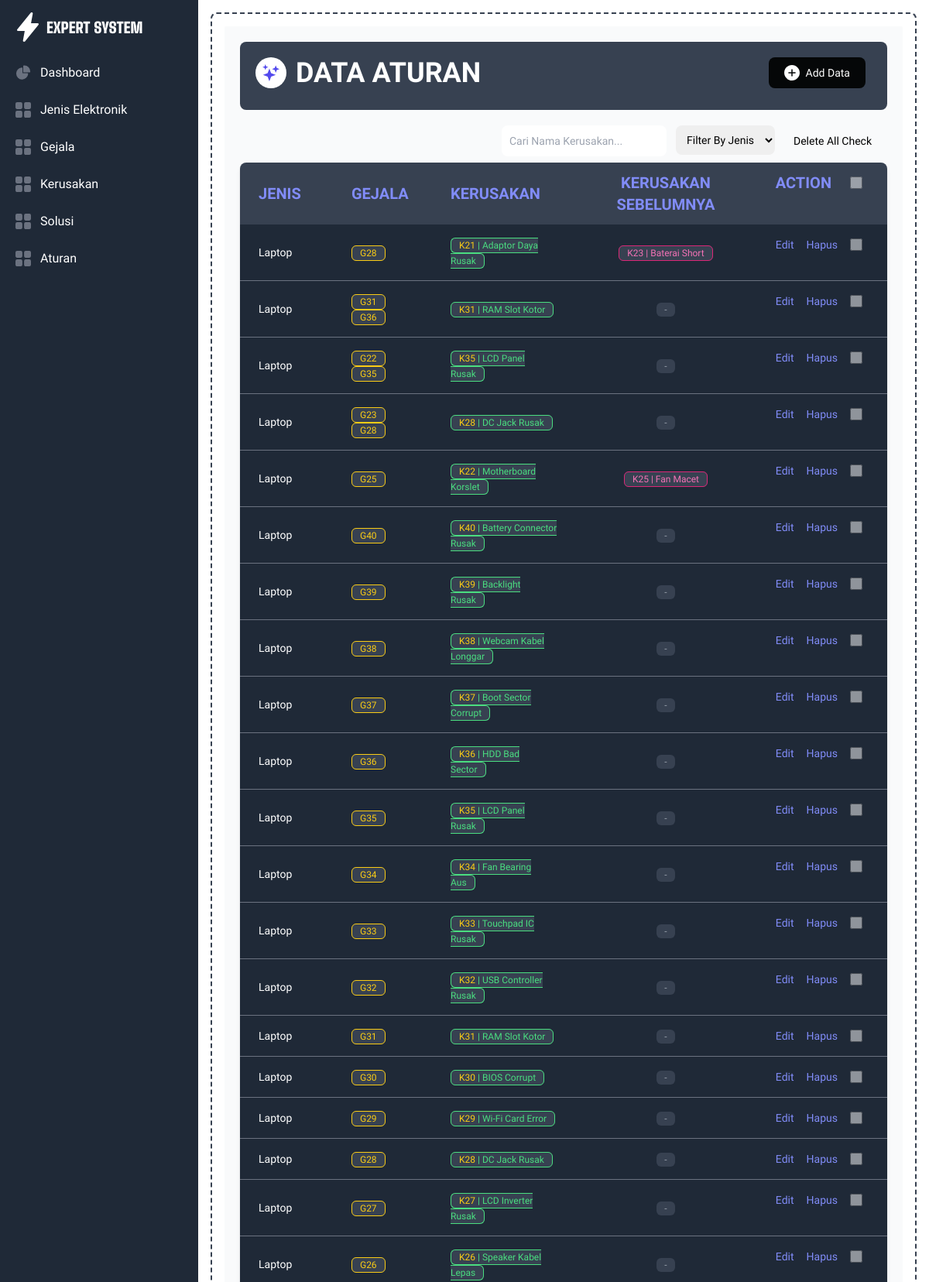
The page /dashboard/aturan/ (signed in, upper part) on the database its author committed.
### expert_system_app/models.py (models this page shows, shortened)
class Aturan(models.Model):
    jenis_elektronik = models.ForeignKey(JenisElektronik, on_delete=models.CASCADE)
    gejala = models.ManyToManyField(Gejala, blank=True)
    kerusakan_sebelumnya = models.ManyToManyField('Kerusakan', blank=True, related_name='aturan_dari_kerusakan')
    kerusakan = models.ForeignKey(Kerusakan, on_delete=models.CASCADE, related_name='aturan_menuju_kerusakan')

class JenisElektronik(models.Model):
    nama = models.CharField(max_length=255)
    def __str__(self):
        return self.nama

class Gejala(models.Model):
    jenis_elektronik = models.ForeignKey(JenisElektronik, on_delete=models.CASCADE)
    kodeGjl = models.CharField(max_length=10, unique=True)
    nama = models.CharField(max_length=255)
    deskripsi = models.TextField()

class Kerusakan(models.Model):
    jenis_elektronik = models.ForeignKey(JenisElektronik, on_delete=models.CASCADE)
    kodeRsk = models.CharField(max_length=10, unique=True)
    nama_kerusakan = models.CharField(max_length=255)
    deskripsi = models.TextField()
    def __str__(self):
        return f"{self.nama_kerusakan}"

### expert_system_app/views.py (the view)
# urls.py: path('dashboard/aturan/', views.dsb_aturan, name='aturan'),
@login_required()
def dsb_aturan(request):
    data = Aturan.objects.all().order_by('-id')
    jenis_elektronik_list = JenisElektronik.objects.all()
    gejala = Gejala.objects.all()
    keruskan = Kerusakan.objects.all()
    context = {
            'aturan': data,
            "jenis_elektronik": jenis_elektronik_list,
            "gejalas": gejala,
            "kerusakans": keruskan
    }
    return render(request, 'dsb_aturan.html', context)

### templates/dsb_aturan.html (shortened to what this page needs)
{%extends 'base.html'%}
{% load static %}
{% block content %}
<div class="flex flex-col rounded-sm text-white bg-gray-50 p-5">
   <div class="bg-gray-700 mb-5 p-5 flex justify-between align-middle rounded-lg">
      <div class="flex gap-3 text-left ">
         <h3 class="text-4xl font-semibold">DATA ATURAN</h3>
      </div>
      <div class="flex">
         <button type="button" onclick="toggleModal(true)"
            class="text-white bg-[#050708] focus:ring-4 focus:outline-none focus:ring-[#050708]/50 font-medium rounded-lg text-sm px-5 py-2.5 text-center items-center hover:bg-indigo-500 focus:ring-gray-600 me-2 mb-2 flex gap-2">
            <svg width="20" height="20" viewBox="0 0 416 416" fill="none" xmlns="http://www.w3.org/2000/svg">
               <path
                  d="M208 0C93.31 0 0 93.31 0 208C0 322.69 93.31 416 208 416C322.69 416 416 322.69 416 208C416 93.31 322.69 0 208 0ZM304 224H224V304H192V224H112V192H192V112H224V192H304V224Z"
                  fill="white" />
            </svg>
            Add Data
         </button>
      </div>
   </div>
   <div class="flex flex-row-reverse gap-3 align-bottom">
      <button type="button" id="delete_checkbok"
         class="text-black focus:ring-4 focus:outline-none focus:ring-[#050708]/50 font-medium rounded-lg text-sm px-3 py-2.5 text-center items-center hover:text-red-600 focus:ring-gray-600 me-2 mb-2 flex gap-1">
         Delete All Check
      </button>
      <form>
         <select id="filterJenis" class="text-sm rounded-lg block w-full p-2.5 text-black">
            <option value="">Filter By Jenis</option>
         </select>
      </form>
      <form>
         <input type="text" id="filterGejala" class="text-sm rounded-lg block w-full p-2.5 text-black"
            placeholder="Cari Nama Kerusakan...">
      </form>
   </div>
   <div class="relative overflow-x-auto shadow-md sm:rounded-lg">
      <table class="w-full text-sm text-left rtl:text-right text-gray-300">
         <thead class="text-xl uppercase bg-gray-700 text-indigo-400">
            <tr>
               <th scope="col" class="px-6 py-3">JENIS</th>
               <th scope="col" class="px-6 py-3">GEJALA</th>
               <th scope="col" class="px-6 py-3">KERUSAKAN</th>
               <th scope="col" class="px-6 py-3 text-center">KERUSAKAN SEBELUMNYA</th>
               <th scope="col" class="text-center px-6 py-3 flex justify-center items-center gap-6">
                  <p>Action</p>
                  <input id="checkAll" type="checkbox" class="w-4 h-4 text-blue-600 opacity-50 focus:opacity-100 rounded-sm focus:ring-blue-600 ring-offset-gray-800 focus:ring-2 bg-gray-700 border-gray-600">
               </th>
            </tr>
         </thead>
         <tbody id="aturanTableBody">
            {% for data in aturan %}
            <tr class="border-b bg-gray-800 border-gray-500 hover:bg-gray-600">
               <td class="px-6 py-4 font-medium whitespace-nowrap text-white">{{ data.jenis_elektronik }}</td>
               <td class="px-6 py-4">
                  {% for g in data.gejala.all %}
                  <span class="text-xs font-medium px-2.5 py-0.5 rounded-md bg-gray-700 text-yellow-400 border border-yellow-400">{{ g.kodeGjl }}</span>
                  {% endfor %}
               </td>
               <td class="px-6 py-4">
                  <span class="text-xs font-medium me-2 px-2.5 py-0.5 rounded-md bg-gray-700 text-green-400 border border-green-400">
                     <span class="text-yellow-400">{{ data.kerusakan.kodeRsk }}</span> | {{ data.kerusakan }}
                  </span>
               </td>
               <td class="px-6 py-4 text-center">
                  {% for k in data.kerusakan_sebelumnya.all %}
                  <span class="text-xs font-medium px-2.5 py-0.5 rounded-md bg-gray-700 text-pink-400 border border-pink-600">
                     {{k.kodeRsk }} | {{k.nama_kerusakan }}
                  </span>
                  {% empty %}
                  <span class="text-xs font-medium px-2.5 py-0.5 rounded-md bg-gray-700 text-gray-400">-</span>
                  {% endfor %}
               </td>
               <td class="text-center px-8 py-4 flex gap-4 items-center justify-center">
                  <a href="#" onclick="editGejala('{{ data.id }}', '{{ data.jenis_elektronik.id }}', '{{ data.kodeRsk }}', '{{ data.kerusakan }}', '{{ data.deskripsi }}')" class="text-indigo-400 hover:text-yellow-400">Edit</a>
                  <a href="#" onclick="hapusGejala('{{ data.id }}')" class="text-indigo-400 hover:text-red-400">Hapus</a>
                  <input type="checkbox" value="{{ data.id }}" class="rowCheckbox w-4 h-4 text-blue-600 opacity-50 focus:opacity-100 rounded-sm focus:ring-blue-600 ring-offset-gray-800 focus:ring-2 bg-gray-700 border-gray-600">
               </td>
            </tr>
            {% endfor %}
         </tbody>
      </table>
   </div>
</div>
</div>
{% endblock content %}

### rows shown on the page
Aturan: jenis_elektronik "Laptop", kerusakan.kodeRsk "K21", kerusakan "Adaptor Daya Rusak"
Gejala: kodeGjl "G28"
Kerusakan: kodeRsk "K23", nama_kerusakan "Baterai Short"
Aturan: jenis_elektronik "Laptop", kerusakan.kodeRsk "K31", kerusakan "RAM Slot Kotor"
Gejala: kodeGjl "G31"
Gejala: kodeGjl "G36"
Aturan: jenis_elektronik "Laptop", kerusakan.kodeRsk "K35", kerusakan "LCD Panel Rusak"
Gejala: kodeGjl "G22"
Gejala: kodeGjl "G35"
Aturan: jenis_elektronik "Laptop", kerusakan.kodeRsk "K28", kerusakan "DC Jack Rusak"
Gejala: kodeGjl "G23"
Aturan: jenis_elektronik "Laptop", kerusakan.kodeRsk "K22", kerusakan "Motherboard Korslet"
Gejala: kodeGjl "G25"
Kerusakan: kodeRsk "K25", nama_kerusakan "Fan Macet"
Aturan: jenis_elektronik "Laptop", kerusakan.kodeRsk "K40", kerusakan "Battery Connector Rusak"
Gejala: kodeGjl "G40"
Aturan: jenis_elektronik "Laptop", kerusakan.kodeRsk "K39", kerusakan "Backlight Rusak"
Gejala: kodeGjl "G39"
Aturan: jenis_elektronik "Laptop", kerusakan.kodeRsk "K38", kerusakan "Webcam Kabel Longgar"
Gejala: kodeGjl "G38"
Aturan: jenis_elektronik "Laptop", kerusakan.kodeRsk "K37", kerusakan "Boot Sector Corrupt"
Gejala: kodeGjl "G37"
Aturan: jenis_elektronik "Laptop", kerusakan.kodeRsk "K36", kerusakan "HDD Bad Sector"
Aturan: jenis_elektronik "Laptop", kerusakan.kodeRsk "K35", kerusakan "LCD Panel Rusak"
Aturan: jenis_elektronik "Laptop", kerusakan.kodeRsk "K34", kerusakan "Fan Bearing Aus"
Gejala: kodeGjl "G34"
Aturan: jenis_elektronik "Laptop", kerusakan.kodeRsk "K33", kerusakan "Touchpad IC Rusak"
Gejala: kodeGjl "G33"
Aturan: jenis_elektronik "Laptop", kerusakan.kodeRsk "K32", kerusakan "USB Controller Rusak"
Gejala: kodeGjl "G32"
Aturan: jenis_elektronik "Laptop", kerusakan.kodeRsk "K31", kerusakan "RAM Slot Kotor"
Aturan: jenis_elektronik "Laptop", kerusakan.kodeRsk "K30", kerusakan "BIOS Corrupt"
Gejala: kodeGjl "G30"
Aturan: jenis_elektronik "Laptop", kerusakan.kodeRsk "K29", kerusakan "Wi-Fi Card Error"
Gejala: kodeGjl "G29"
Aturan: jenis_elektronik "Laptop", kerusakan.kodeRsk "K28", kerusakan "DC Jack Rusak"
Aturan: jenis_elektronik "Laptop", kerusakan.kodeRsk "K27", kerusakan "LCD Inverter Rusak"
Gejala: kodeGjl "G27"
Aturan: jenis_elektronik "Laptop", kerusakan.kodeRsk "K26", kerusakan "Speaker Kabel Lepas"
Gejala: kodeGjl "G26"
